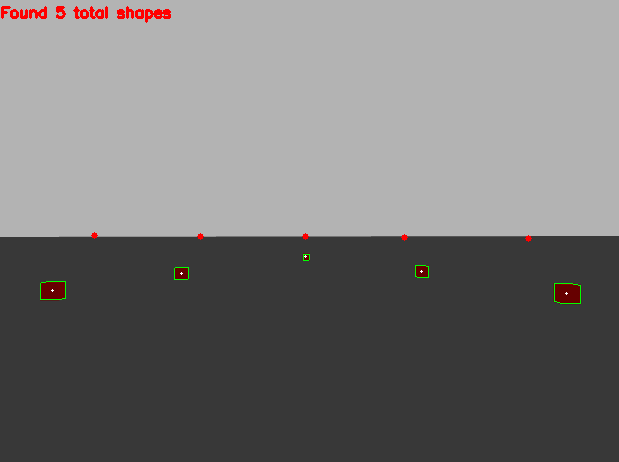
#> input picture ekf_notes/basics_matplotlib/Screenshot from 2020-08-14 19-36-46.png, 619 x 462 px, found by its file name
$ python 01_image_matplotlib.py
#> lines starting #> are read from the running program, lines starting #| are printed output that depends on the picture
import numpy as np
import matplotlib.pyplot as plt
import matplotlib.image as mpimg

# Cameras intrinsic parameters [K] (f~420px, w~710px, h~500px)
K = np.array(
    [[420.506712, 0.,          355.208298],
     [0.,         420.610940,  250.336787],
     [0.,         0.,          1.]]
)

# (n = 12) reference 3D points, in the world coordinate, in centimeters
world_corners = 0.01* np.array(
    [[19.4, 9.0,   19.4, 9.0,     19.4,   9.0,     19.4,   9.0,   0.0,   0.0,   0.0,   0.0], #Y
     [0.,   0.,   0.,   0., 10.95, 10.95, 24.45, 24.45, 10.95, 24.45, 10.95, 24.45], #X
     [18.6,   18.6, 5.1, 5.1,   0.0,   0.0,   0.0,   0.0,   12.0,   12.0,    1.6,    1.6]] #Z
)

detected_corners = np.array(
    [[186.5, 264.5, 218.5, 285.5, 292.5, 356.5, 406.5, 461.5, 388.5, 495.5, 396.5, 496.5],
     [187.5, 166.5, 304.5, 270.5, 369.5, 322.5, 418.5, 353.5, 204.5, 211.5, 280.5, 300.5]]
)


# Example image (since we have a greyscale image, reduce dimensionality down to 2)
img = mpimg.imread('/home/tm2/python_bootcamp_2020/ekf_notes/Screenshot from 2020-08-14 19-36-46.png')[:,:,0]
#> img: shape (462, 619) float32; min 0, max 1, mean 0.469
plt.imshow(img, cmap='gray')
plt.scatter(x=detected_corners[0], y=detected_corners[1], c='b', s=10)

plt.show()
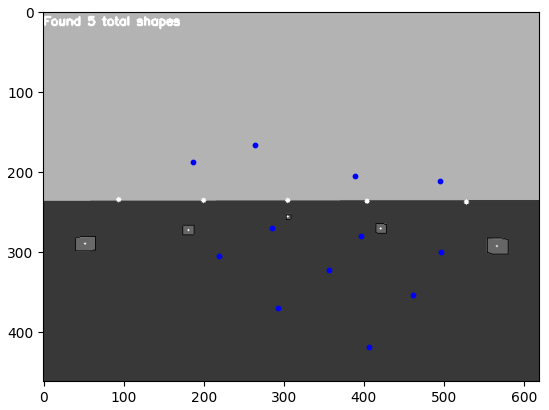
#> figure drawn by matplotlib, 1 panel
